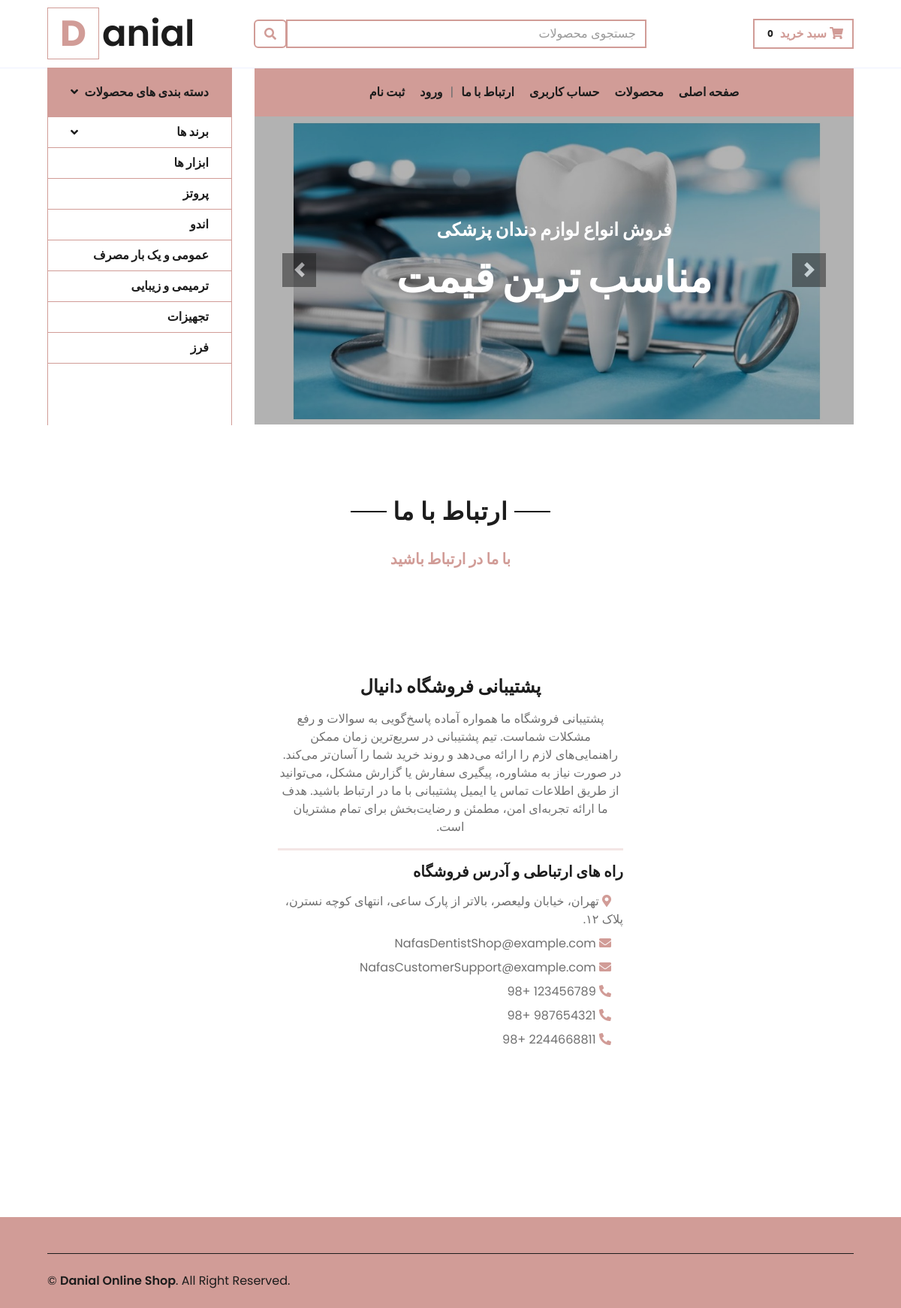
/contactus/, run on an earlier commit of the app's database.
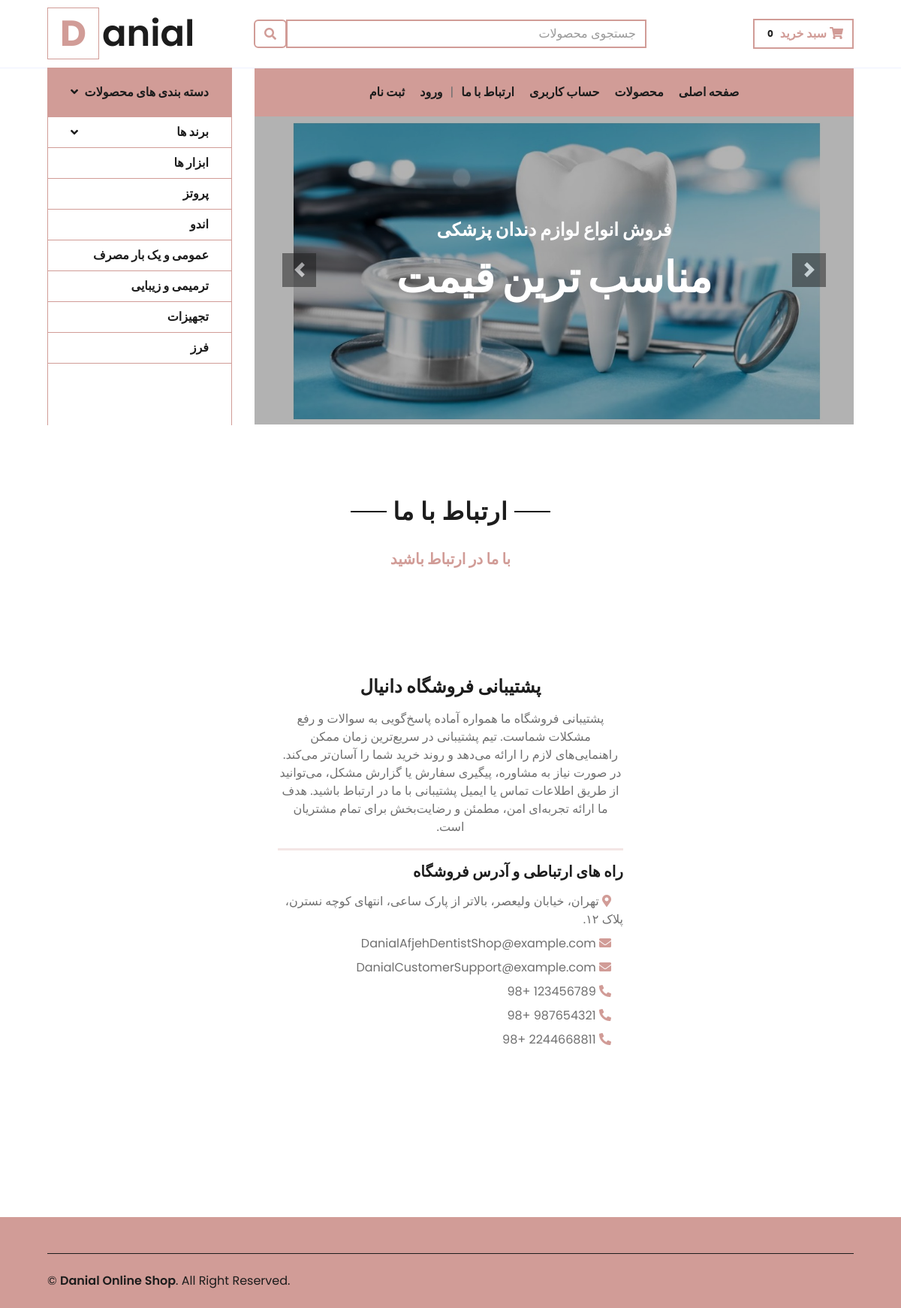
And on a later commit of the database.
### main/models.py (models this page shows, shortened)
class Category(models.Model):
    name = models.CharField(max_length=100)
    class Meta:
        verbose_name = "دسته بندی"
        verbose_name_plural = "دسته بندی ها"

class ShopInfo(models.Model):
    shop_address = models.TextField(max_length=1000)
    shop_email_1 = models.EmailField(max_length=100)
    shop_email_2 = models.EmailField(max_length=100, blank=True)
    shop_phone_1 = models.CharField(max_length=25)
    shop_phone_2 = models.CharField(max_length=25, blank=True)
    shop_phone_3 = models.CharField(max_length=25, blank=True)
    class Meta:
        verbose_name = "اطلاعات فروشگاه"
        verbose_name_plural = "اطلاعات فروشگاه"

### main/views.py (the view)
# urls.py: path('contactus/', views.contactus, name='contactus'),
def contactus(request):
    shop_information = ShopInfo.objects.get(id=1)
    return render(request, 'contact.html', {'shopinfo':shop_information})

### main/context_processors.py (called while the page is built)
def categories(request):
    all_cats = Category.objects.all()
    info = {'categories':all_cats}
    return info

def brands(request):
    all_brands = Brand.objects.all()
    info = {'brands':all_brands}
    return info

def cart(request):
    return {'cart':Cart(request)}

### shoppingcart/cart.py (called while the page is built)
    def __len__(self):
        return len(self.cart)

### main/templates/contact.html
{% extends 'base.html' %}
{% load static %}
{% block content %}
<main>
    <div class="container-fluid pt-5">
        <div class="text-center mb-4">
            <h2 class="section-title px-5"><span class="px-2">ارتباط با ما</span></h2>
        </div>
        <div class="text-center mb-4">
            <h5 class="text-primary"><span class="px-2"><strong>با ما در ارتباط باشید</strong></span></h5>
        </div>
    </div>
    <br><br><br>
    <div class="container-fluid pt-5">
        <div class="row">
            <center>
                <div class="col-lg-5 mb-5" dir="rtl">
                    <h4 class="font-weight-semi-bold mb-3">پشتیبانی فروشگاه دانیال</h4>
                    <p>پشتیبانی فروشگاه ما همواره آماده پاسخ‌گویی به سوالات و رفع مشکلات شماست.
                        تیم پشتیبانی در سریع‌ترین زمان ممکن راهنمایی‌های لازم را ارائه می‌دهد و روند خرید شما را آسان‌تر
                        می‌کند.
                        در صورت نیاز به مشاوره، پیگیری سفارش یا گزارش مشکل، می‌توانید از طریق اطلاعات تماس یا ایمیل
                        پشتیبانی با ما در ارتباط باشید.
                        هدف ما ارائه تجربه‌ای امن، مطمئن و رضایت‌بخش برای تمام مشتریان است.
                    </p>
                    <hr class="border-primary border-3">
                    <div class="d-flex flex-column mb-3 text-right">
                        <h5 class="font-weight-semi-bold mb-3">راه های ارتباطی و آدرس فروشگاه</h5>
                        <p class="mb-2"><i class="fa fa-map-marker-alt text-primary mr-3"></i> {{ shopinfo.shop_address }}</p>
                        <p class="mb-2"><i class="fa fa-envelope text-primary mr-3"></i> {{ shopinfo.shop_email_1 }}</p>
                        {% if shopinfo.shop_email_2 %}
                        <p class="mb-2"><i class="fa fa-envelope text-primary mr-3"></i> {{ shopinfo.shop_email_2 }}</p>
                        {% endif %}
                        <p class="mb-2"><i class="fa fa-phone-alt text-primary mr-3"></i> {{ shopinfo.shop_phone_1 }}</p>
                        {% if shopinfo.shop_phone_2 %}
                        <p class="mb-2"><i class="fa fa-phone-alt text-primary mr-3"></i> {{ shopinfo.shop_phone_2 }}</p>
                        {% endif %}
                        {% if shopinfo.shop_phone_3 %}
                        <p class="mb-2"><i class="fa fa-phone-alt text-primary mr-3"></i> {{ shopinfo.shop_phone_3 }}</p>
                        {% endif %}
                    </div>
                </div>
            </center>
        </div>
    </div>
    <br><br><br><br><br>
</main>
{% endblock %}

### main/templates/base.html (shortened to what this page needs)
{% load static %}
<!DOCTYPE html>
<html lang="en">
<head>
    <link href="https://cdn.jsdelivr.net/npm/bootstrap@5.3.8/dist/css/bootstrap.min.css" rel="stylesheet">
    <link href="https://cdnjs.cloudflare.com/ajax/libs/font-awesome/5.10.0/css/all.min.css" rel="stylesheet">
    <link href="{% static 'lib/owlcarousel/assets/owl.carousel.min.css' %}" rel="stylesheet">
    <link href="{% static 'css/style.css' %}" rel="stylesheet">
</head>
<body class="bg-light">
    <div class="container-fluid">
        <div class="row align-items-center py-3 px-xl-5">
            <div class="col-lg-3 d-none d-lg-block">
                <a href="" class="text-decoration-none">
                    <h1 class="m-0 display-5 font-weight-semi-bold"><span class="text-primary font-weight-bold border-primary border px-3 mr-1">D</span>anial</h1>
                </a>
            </div>
            <div class="col-lg-6 col-6 text-left" dir="rtl">
                <form action="{% url 'search_products' %}" method="POST">
                    <div class="input-group">
                        <input type="text" class="form-control border-primary border-2" placeholder="جستجوی محصولات" name="searched">
                        <div class="input-group-append">
                            <button type="submit" class="input-group-text bg-transparent text-primary border-primary border-2">
                                <i class="fa fa-search"></i>
                            </button>
                        </div>
                    </div>
                </form>
            </div>
            <div class="col-lg-3 col-6 text-right" dir="rtl">
                <a href="{% url 'cart_summary' %}" class="btn border-primary border-2">
                    <i class="fas fa-shopping-cart text-primary"><strong>  سبد خرید</strong></i>
                    <span class="badge text-dark">{{ cart|length }}</span>
                </a>
            </div>
        </div>
    </div>
    <div class="container-fluid mb-5">
        <div class="row border-top px-xl-5">
            <div class="col-lg-3 d-none d-lg-block" dir="rtl">
                <a class="btn shadow-none d-flex align-items-center justify-content-between bg-primary text-white w-100" data-toggle="collapse" href="#navbar-vertical" style="height: 65px; margin-top: -1px; padding: 0 30px;">
                    <h6 class="m-0"><strong>دسته بندی های محصولات</strong></h6>
                    <i class="fa fa-angle-down text-dark"></i>
                </a>
                <nav class="collapse show navbar navbar-vertical navbar-light align-items-start p-0 border border-primary border-bottom-0" id="navbar-vertical">
                    <div class="navbar-nav w-100 overflow-hidden text-right" style="height: 410px" >
                        <div class="nav-item dropdown ">
                            <a href="#" class="nav-link border-primary" data-toggle="dropdown">
                                <i class="fa fa-angle-down float-left mt-1 fa"></i>
                                <strong>برند ها</strong>
                            </a>
                        </div>
                        {% for cat in categories %}
                           <a href="{% url 'category' cat.name %}" class="nav-item nav-link border-primary"><strong>{{ cat.name }}</strong></a>
                        {% endfor %}
                    </div>
                </nav>
            </div>
            <div class="col-lg-9">
                <nav class="navbar navbar-expand-lg bg-light navbar-light py-3 py-lg-0 px-0" dir="rtl">
                    <div class=" collapse navbar-collapse justify-content-between bg-primary w-100 " id="navbarCollapse">
                        <div class="navbar-nav mr-auto py-0">
                            <a href="{% url 'home' %}" class="nav-item nav-link bg-primary"><strong>صفحه اصلی</strong></a>
                            <a href="{% url 'products' %}" class="nav-item nav-link bg-primary"><strong>محصولات</strong></a>
                            <a href="{% url 'profile_user' %}" class="nav-item nav-link bg-primary"><strong>حساب کاربری</strong></a>
                            <a href="{% url 'contactus' %}" class="nav-item nav-link bg-primary"><strong>ارتباط با ما</strong></a>
                        </div>
                        |
                        <div class="navbar-nav ml-auto py-0">
                            {% if user.is_authenticated %}
                            <a href="{% url 'logout' %}" class="nav-item nav-link bg-primary"><strong>خروج از حساب</strong></a>
                            {% else %}
                            <a href="{% url 'login_page' %}" class="nav-item nav-link bg-primary"><strong>ورود</strong></a>
                            <a href="{% url 'signup' %}" class="nav-item nav-link bg-primary"><strong>ثبت نام</strong></a>
                            {% endif %}
                        </div>
                    </div>
                </nav>
                <div id="header-carousel" class="carousel slide" data-ride="carousel">
                    <div class="carousel-inner">
                        <div class="carousel-item active" style="height: 410px;">
                            <img class="img-fluid" src="{% static 'img/dentist-navbar-pic.jpg' %}" alt="Image">
                            <div class="carousel-caption d-flex flex-column align-items-center justify-content-center">
                                <div class="p-3" style="max-width: 700px;">
                                    <h4 class="text-light text-uppercase font-weight-medium mb-3"><strong>فروش انواع
                                            لوازم
                                            دندان پزشکی</strong></h4>
                                    <h3 class="display-4 text-white font-weight-semi-bold mb-4"><strong>مناسب ترین
                                            قیمت</strong></h3>
                                </div>
                            </div>
                        </div>
                    </div>
                    <a class="carousel-control-prev" href="#header-carousel" data-slide="prev">
                        <div class="btn btn-dark" style="width: 45px; height: 45px;">
                            <span class="carousel-control-prev-icon mb-n2"></span>
                        </div>
                    </a>
                    <a class="carousel-control-next" href="#header-carousel" data-slide="next">
                        <div class="btn btn-dark" style="width: 45px; height: 45px;">
                            <span class="carousel-control-next-icon mb-n2"></span>
                        </div>
                    </a>
                </div>
            </div>
        </div>
    </div>
    {% block content %}
    {% endblock %}
    <div class="container-fluid bg-primary text-dark mt-5 pt-5">
        <div class="row border-top border-dark border-1 mx-xl-5 py-4">
            <div class="col-md-6 px-xl-0">
                <p class="mb-md-0 text-center text-md-left text-dark">
                    &copy; <a class="text-dark font-weight-semi-bold" href="#">Danial Online Shop</a>. All Right
                    Reserved.
                </p>
            </div>
        </div>
    </div>
</body>

What changed in the data, as far as the page shows it:
changed ShopInfo "تهران، خیابان ولیعصر، بالاتر از پارک ساعی، انتهای کوچه نسترن، پلاک ۱۲.": shop_email_1 "NafasDentistShop@example.com" → "DanialAfjehDentistShop@example.com"; shop_email_2 "NafasCustomerSupport@example.com" → "DanialCustomerSupport@example.com"
